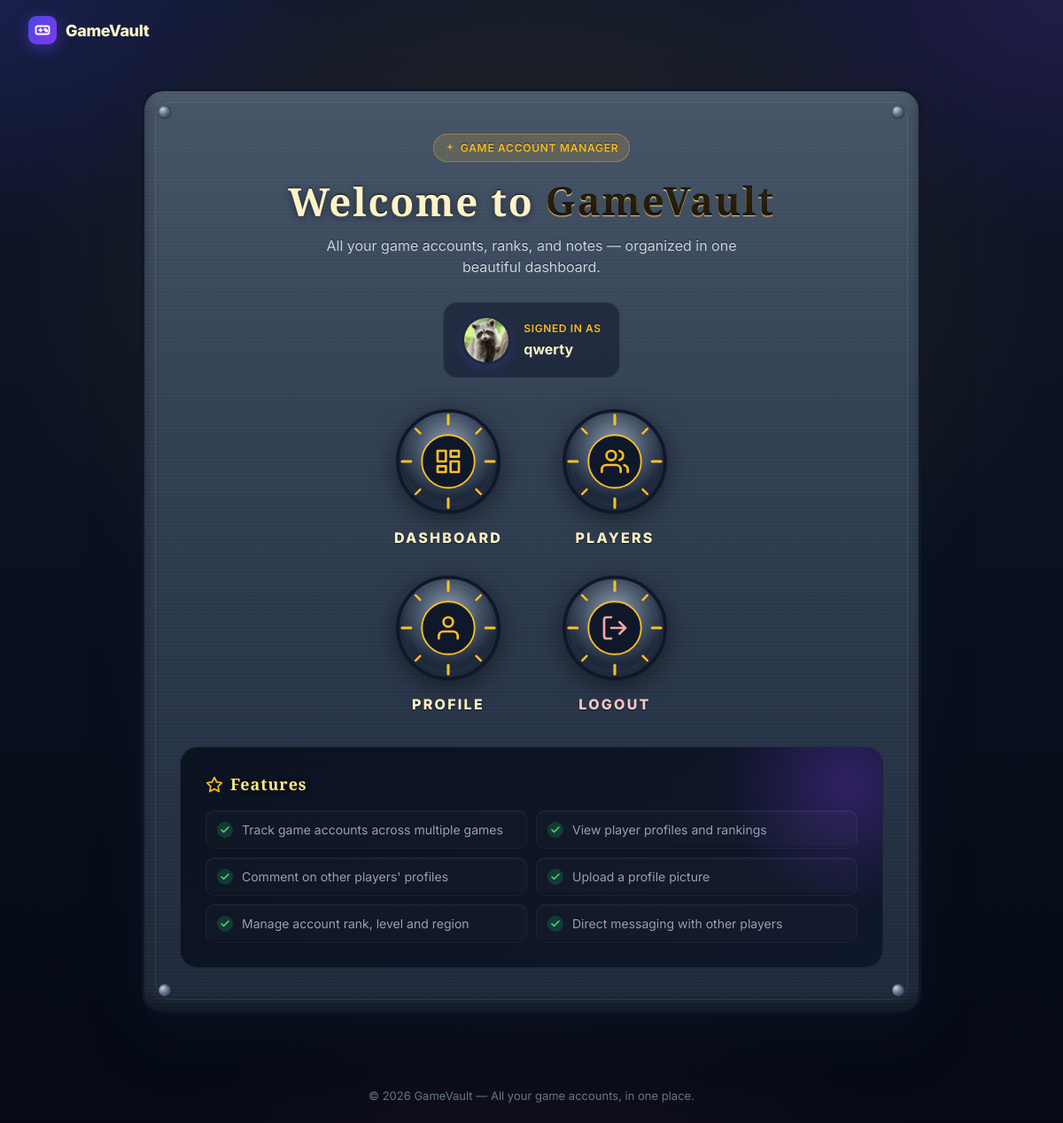
Screenshot of / (signed in) with the database file from the repository.
### models.py (models this page shows, shortened)
class User(db.Model):
    __tablename__ = "users"
    id: Mapped[int] = mapped_column(primary_key=True)
    first_name: Mapped[str | None] = mapped_column(String(80), nullable=True)
    last_name: Mapped[str | None] = mapped_column(String(80), nullable=True)
    dob: Mapped[date | None] = mapped_column(Date, nullable=True)
    country_code: Mapped[str | None] = mapped_column(String(10), nullable=True)
    phone_number: Mapped[str | None] = mapped_column(String(30), nullable=True)
    username: Mapped[str] = mapped_column(String(50), unique=True, nullable=False)
    email: Mapped[str] = mapped_column(String(120), unique=True, nullable=False)
    password_hash: Mapped[str] = mapped_column(String(255), nullable=False)
    is_admin: Mapped[bool] = mapped_column(default=False)
    is_banned: Mapped[bool] = mapped_column(default=False)
    avatar_path: Mapped[str | None] = mapped_column(String(255), nullable=True)
    created_at: Mapped[datetime] = mapped_column(DateTime, nullable=False, default=datetime.utcnow)
    updated_at: Mapped[datetime] = mapped_column(
        DateTime,
        nullable=False,
        default=datetime.utcnow,
        onupdate=datetime.utcnow,
    )
    game_accounts: Mapped[list["GameAccount"]] = relationship(
        "GameAccount",
        back_populates="user",
        cascade="all, delete-orphan",
        order_by="GameAccount.id.desc()",
    )

### pages.py (the view)
@app.route("/")
def mainmenu():
    return render_template("index.html")

### app.py (called while the page is built)
def get_current_user() -> User | None:
    user_id = session.get("user_id")
    if not user_id:
        return None
    user = db.session.get(User, user_id)
    if user is not None and user.is_banned:
        return None
    return user

@app.context_processor
def inject_current_user():
    return {"current_user": get_current_user()}

### templates/index.html (shortened to what this page needs)
<!DOCTYPE html>
<html lang="en">
<head>
</head>
<body>
    <nav class="topbar">
        <a href="{{ url_for('mainmenu') }}" class="brand">
            <span class="brand-mark">
            </span>
            GameVault
        </a>
    </nav>
    <main class="hero">
        <div class="hero-card">
            <div class="rivet tl"></div>
            <div class="rivet tr"></div>
            <div class="rivet bl"></div>
            <div class="rivet br"></div>
            <div class="badge-pill">
                <svg viewBox="0 0 24 24" fill="currentColor" aria-hidden="true"><path d="M12 2 L13.5 8.5 L20 10 L13.5 11.5 L12 18 L10.5 11.5 L4 10 L10.5 8.5 Z"/></svg>
                Game Account Manager
            </div>
            <h1>Welcome to <span class="accent">GameVault</span></h1>
            <p class="tagline">All your game accounts, ranks, and notes — organized in one beautiful dashboard.</p>
            {% if current_user %}
                <div class="user-card">
                    <img
                        src="{{ url_for('static', filename=current_user.avatar_path) if current_user.avatar_path else 'https://ui-avatars.com/api/?name=' + (current_user.username | urlencode) + '&size=120&background=4f46e5&color=fff&bold=true' }}"
                        alt="{{ current_user.username }}"
                    />
                    <div class="user-card-text">
                        <small>Signed in as</small>
                        <strong>{{ current_user.username }}</strong>
                    </div>
                </div>
                <div class="wheel-grid">
                    <a class="action-wheel" href="{{ url_for('dashboard') }}">
                        <div class="wheel-spinner">
                        </div>
                        <span class="wheel-label">Dashboard</span>
                    </a>
                    <a class="action-wheel" href="{{ url_for('players') }}">
                        <div class="wheel-spinner">
                        </div>
                        <span class="wheel-label">Players</span>
                    </a>
                    <a class="action-wheel" href="{{ url_for('profile') }}">
                        <div class="wheel-spinner">
                            <svg class="wheel-icon" viewBox="0 0 24 24" fill="none" stroke="currentColor" stroke-width="2" stroke-linecap="round" stroke-linejoin="round" aria-hidden="true"><path d="M20 21v-2a4 4 0 0 0-4-4H8a4 4 0 0 0-4 4v2"/><circle cx="12" cy="7" r="4"/></svg>
                        </div>
                        <span class="wheel-label">Profile</span>
                    </a>
                    <a class="action-wheel danger" href="{{ url_for('logout') }}">
                        <div class="wheel-spinner">
                            <svg class="wheel-icon" viewBox="0 0 24 24" fill="none" stroke="currentColor" stroke-width="2" stroke-linecap="round" stroke-linejoin="round" aria-hidden="true"><path d="M9 21H5a2 2 0 0 1-2-2V5a2 2 0 0 1 2-2h4"/><polyline points="16 17 21 12 16 7"/><line x1="21" y1="12" x2="9" y2="12"/></svg>
                        </div>
                        <span class="wheel-label">Logout</span>
                    </a>
                </div>
            {% endif %}
            <div class="features" id="features">
                <h2>
                    <svg viewBox="0 0 24 24" fill="none" stroke="currentColor" stroke-width="2" stroke-linecap="round" stroke-linejoin="round" aria-hidden="true"><polygon points="12 2 15.09 8.26 22 9.27 17 14.14 18.18 21.02 12 17.77 5.82 21.02 7 14.14 2 9.27 8.91 8.26 12 2"/></svg>
                    Features
                </h2>
                <ul>
                    <li>Track game accounts across multiple games</li>
                    <li>View player profiles and rankings</li>
                    <li>Comment on other players' profiles</li>
                    <li>Upload a profile picture</li>
                    <li>Manage account rank, level and region</li>
                    <li>Direct messaging with other players</li>
                </ul>
            </div>
        </div>
    </main>
    <footer>
        &copy; <span id="year"></span> GameVault — All your game accounts, in one place.
    </footer>
</body>
</html>

### rows the page displays
User: avatar_path (picture), username "qwerty"
